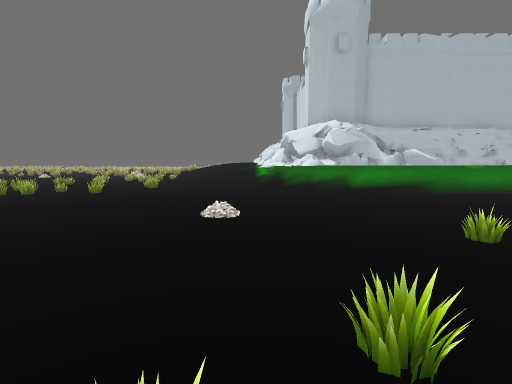
View 1 (above)

24 first-person views from a walk through a 3-D level made in the Godot game engine. The camera is 1.5 m above the floor, tilts 6° down and sees 85° across. The floor is counted in squares, 2 m on a side. Each view is taken from the middle of a square. On the plan, view 1 faces up. The plan holds only what a view shows up to about 10 squares ahead; the rest is blank. The place goes on beyond the plan. Some surface patterns are stand-ins.

View 2
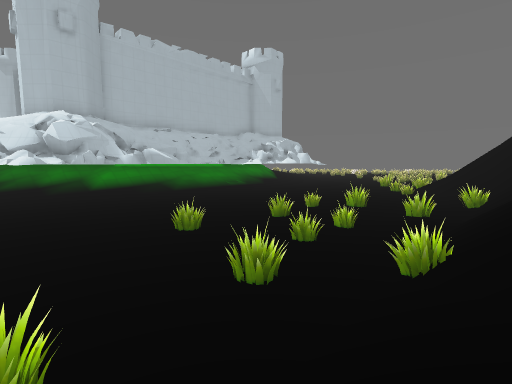

View 3
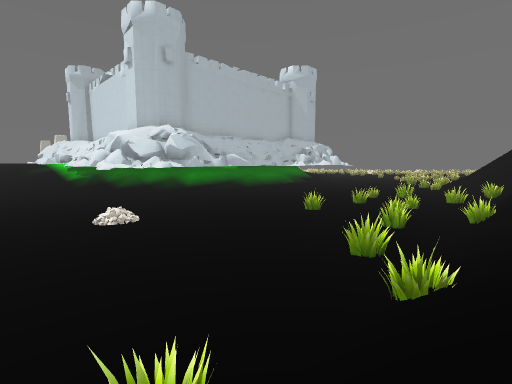

View 4
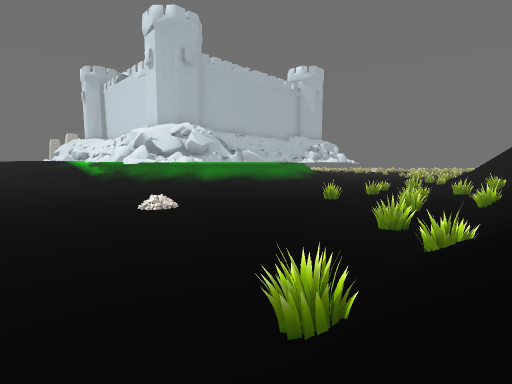

View 5
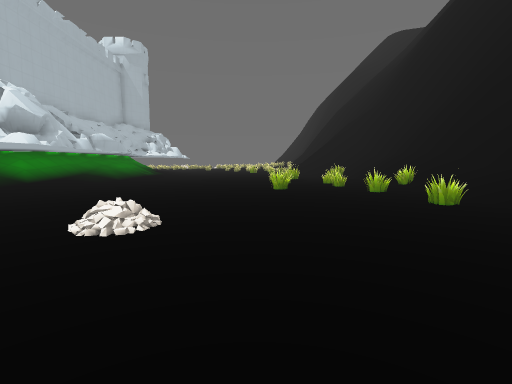

View 6
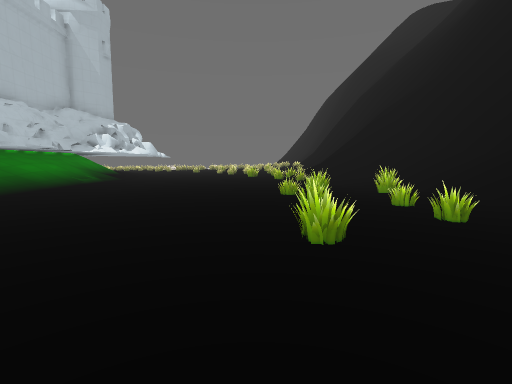

View 7
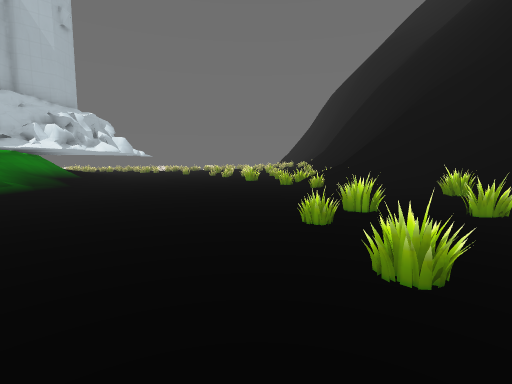

View 8
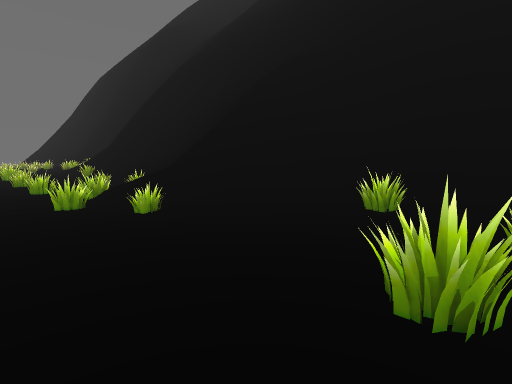

View 9
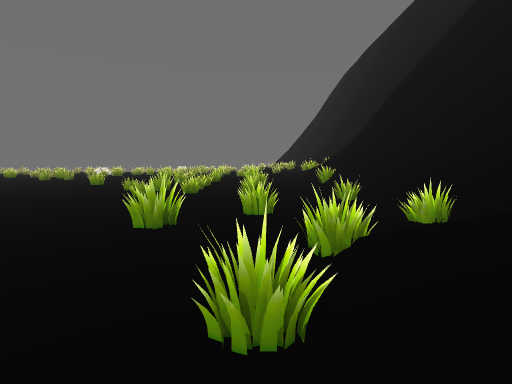

View 10
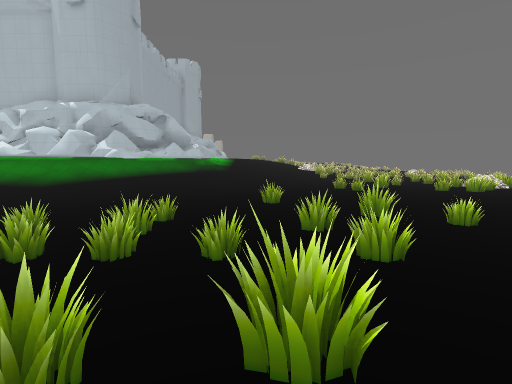

View 11
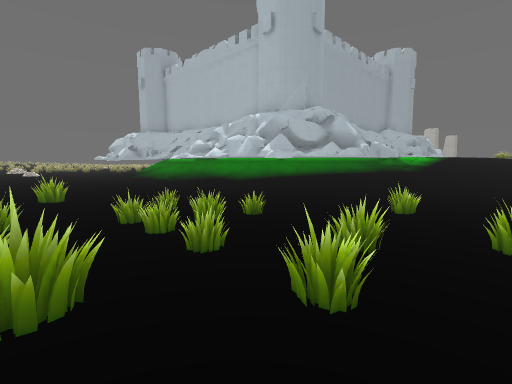

View 12
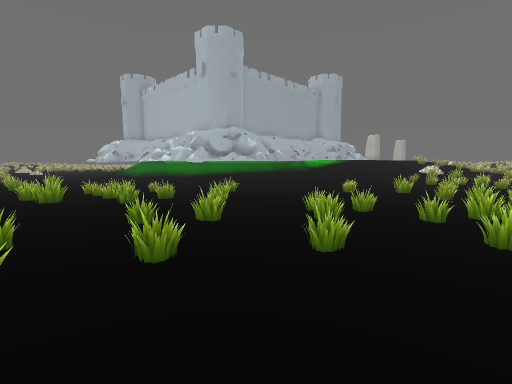

View 13
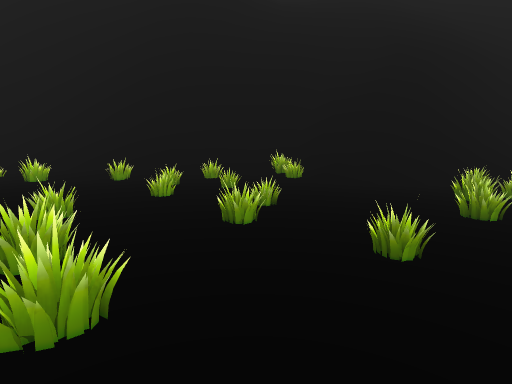

View 14
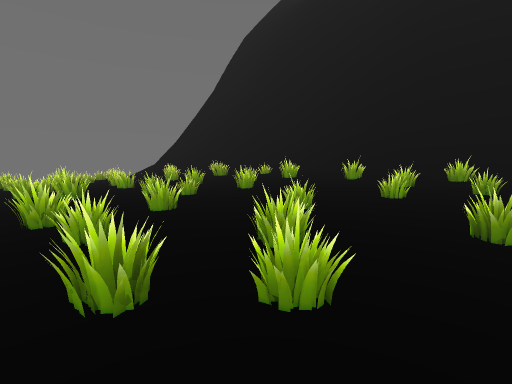

View 15
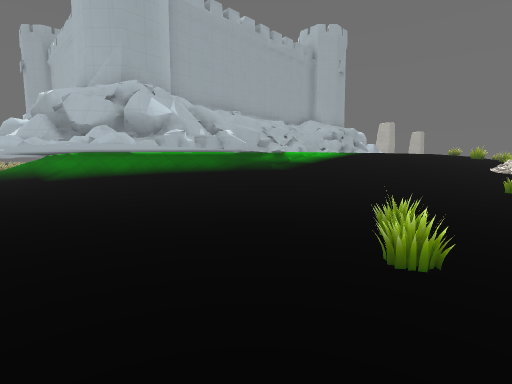

View 16
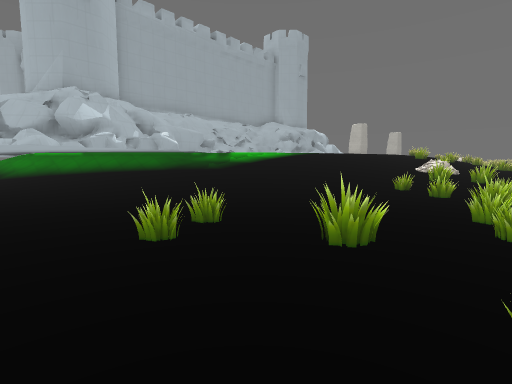

View 17
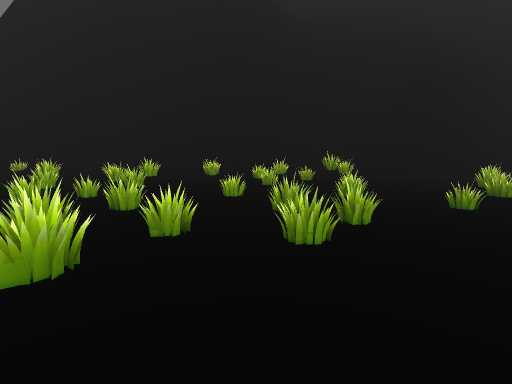

View 18
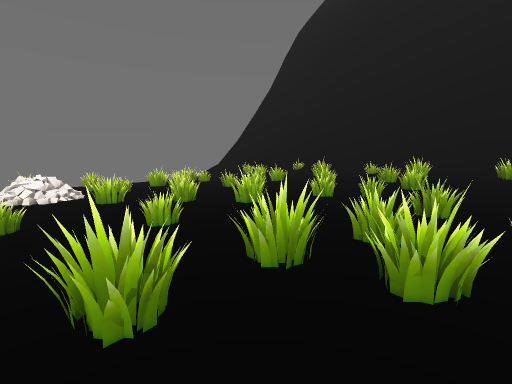

View 19
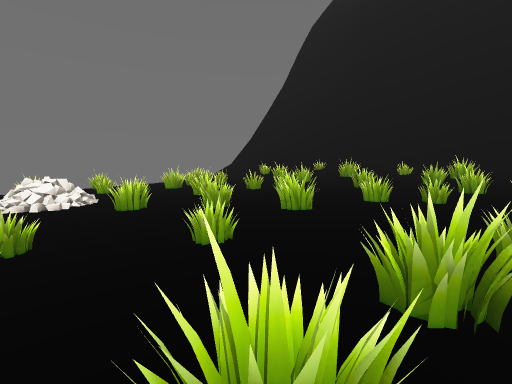

View 20
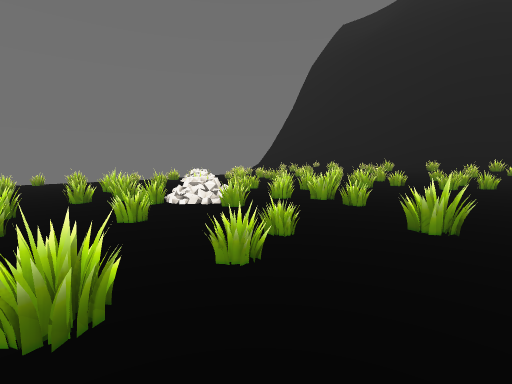

View 21
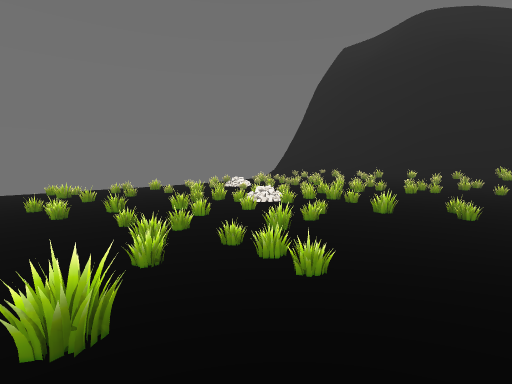

View 22
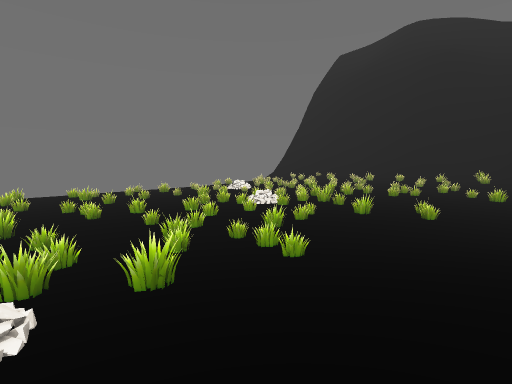

View 23
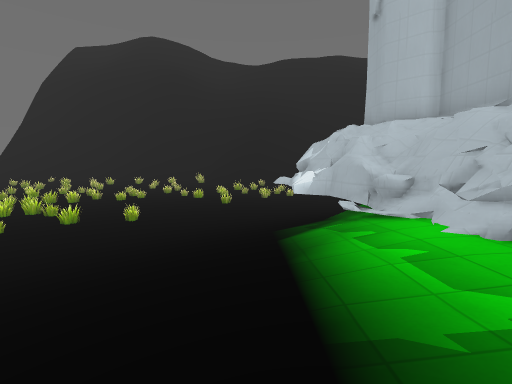

View 24
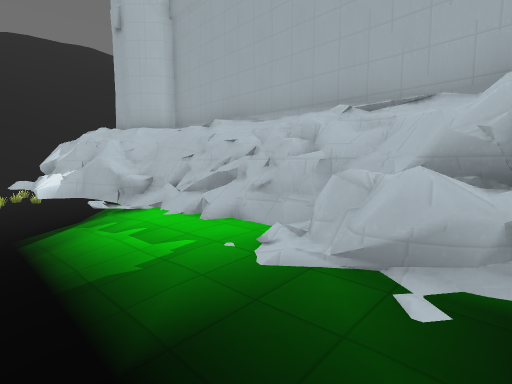

### Floor plan
Key: @ floor where view 1 was taken; # wall or solid block; . main floor; : floor 0.25 m higher than the main floor; - floor 0.25 m lower than the main floor; + floor 0.5 m higher than the main floor; * floor 2.5 m higher than the main floor; / step, stairs or slope; = window, fence, low wall or low ledge; ^ raised ledge.
Columns run from 6 left of view 1 to 39 right of it. Each row starts with its distance up from view 1.
 23                        ^#*/   ///
 22                        ^=*/ ///=# = =  =
 21                        #/// ///#/==...---=
 20                        ^=////////....===--
 19                        #=///////.=.=...---
 18                        #///////====..=.-=
 17                        ^=/////...=#==..--=
 16                        ^#/////...===#=..-=-=
 15                       ^^##///....=====...---
 14                      ^^  ///....#====  #.=
 13    ..   ^  ^^   ^^^^^^^///....=.#=#== ..=
 12    ...  //^^#  ^^^^#^////.....=..======..
 11    ......//// =====////.............===. /=
 10 .............////::................=.....== =
  9 ...........................=.....==#.=..=..=--
  8 .............................#.:====:#===.=  =
  7 ..........................=.=:=::=#=::::=.##
  6 .....=..................=====::=::=:==:==:.=
  5  ....................#....::=::=::++=#=::::=
  4   ........=.==.....=..=:=:==:++++=//+=++=+/
  3    ...............=#=/:::/+++++/==+/+++#+=
  2    ....=.=.==.=.///=#/////#///=/=/=/=/=//=
  1    =//=///=/////==##====#####==//////////=
  0   //  @//////////##=###### ###//////////
 -1         ###########          ###########

Where each view was taken, in squares from view 1:
view 1: 0 up, 0 right, facing up
view 2: 0 up, 1 right, facing up-right
view 3: 0 up, 3 left, facing up-right
view 4: 0 up, 4 left, facing up-right
view 5: 5 up, 4 left, facing right
view 6: 5 up, 1 right, facing right
view 7: 5 up, 4 right, facing right
view 8: 5 up, 8 right, facing down-right
view 9: 4 up, 12 right, facing right
view 10: 3 up, 21 right, facing up
view 11: 4 up, 23 right, facing up-left
view 12: 3 up, 29 right, facing up-left
view 13: 9 up, 25 right, facing down
view 14: 9 up, 25 right, facing down-right
view 15: 10 up, 25 right, facing up-left
view 16: 11 up, 27 right, facing up-left
view 17: 11 up, 27 right, facing down
view 18: 11 up, 28 right, facing down-right
view 19: 11 up, 29 right, facing down-right
view 20: 17 up, 25 right, facing down-right
view 21: 21 up, 23 right, facing down-right
view 22: 22 up, 22 right, facing down-right
view 23: 22 up, 20 right, facing down
view 24: 23 up, 20 right, facing down-left
